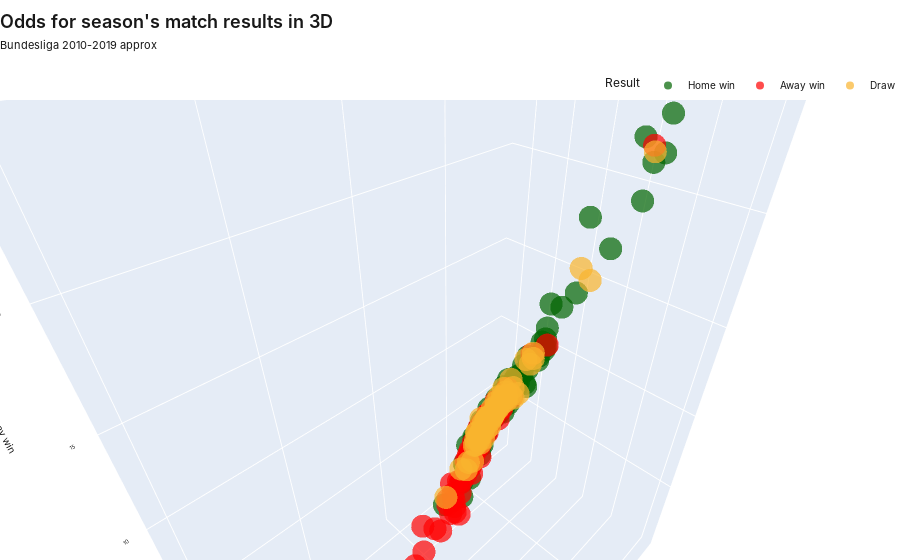

Notebook cell for this chart:
### Markdown cell above
### #1: As a 3D scatterplot

### Code cell
def make3DSCATTER(df):
    
    fig = px.scatter_3d(df, x='Odds home win', y='Odds draw', z='Odds away win', 
                        color='Result',
                        color_discrete_map={"Home win": f'rgb({colors["Home win"]["r"]},{colors["Home win"]["g"]},{colors["Home win"]["b"]})', \
                                            "Draw": f'rgb({colors["Draw"]["r"]},{colors["Draw"]["g"]},{colors["Draw"]["b"]})', \
                                            "Away win": f'rgb({colors["Away win"]["r"]},{colors["Away win"]["g"]},{colors["Away win"]["b"]})'
                                           },
                        opacity=0.7, 
                        hover_name=df['Description'], 
                        hover_data={'Result': False, 'Winning odds': False, 'Date': False, 'Matchday': False, 'Odds home win': False, 'Odds draw':False, 'Odds away win': False, })

    fig.update_layout(
        title_text='Distribution of odds (W/D/L), German Bundesliga 2019/20',
        height=1000,
        width=950, 
    )

    fig.update_layout(
        hoverlabel=dict(
            bgcolor="white",
            font_size=14,
            font_family="Arial", 
        )
    )

    headline, subhead, xaxes_title, yaxes_title, figHeight, marginTop, showLegend = f'Odds for season\'s match results in 3D', 'Bundesliga 2010-2019 approx', 'cutoff for bets placed (€)', 'R.O.I (%)', None, None, True
    customChartDefaultStyling.styling(fig, headline, subhead, xaxes_title, yaxes_title, figHeight, marginTop, showLegend)

    fig.update_layout(height=600, width=None)

    fig.show()
    
make3DSCATTER(df)

### Figure 1 — Plotly figure (JSON) as saved in the notebook; plotly's stock layout.template omitted (floating-point values rounded to 4 significant figures; data arrays with more than 128 entries replaced by an {"elided": "..."} marker saying what was removed)
{"data": [{"customdata": {"elided": "123x4 mixed values"}, "hovertemplate": "<b>%{hovertext}</b><br><br><extra></extra>", "hovertext": ["EIN 1 : 0 HOF ($2.11)", "LEV 3 : 2 PAD ($1.24)", "DOR 5 : 1 AUG ($1.15)", "FRE 3 : 0 MAI ($2.59)", "WOL 2 : 1 KOL ($2.06)", "DUS 2 : 0 KOL ($2.86)", "DOR 3 : 0 WOL ($1.53)", "EIN 5 : 1 MUN ($6.43)", "RBL 8 : 0 MAI ($1.34)", "UNI 1 : 0 HER ($2.61)", "HOF 3 : 0 PAD ($1.44)", "GLA 3 : 1 WER ($1.96)", "FRE 1 : 0 EIN ($2.81)", "MUN 4 : 0 DOR ($1.57)", "AUG 4 : 0 HER ($2.54)", "RBL 4 : 1 KOL ($1.42)", "UNI 2 : 0 GLA ($3.54)", "MAI 2 : 1 EIN ($2.9)", "GLA 4 : 2 FRE ($1.54)", "SCH 2 : 1 UNI ($1.7)", "UNI 2 : 0 KOL ($2.11)", "AUG 2 : 1 MAI ($2.18)", "LEV 2 : 1 SCH ($2.06)", "GLA 2 : 1 MUN ($5.21)", "DOR 5 : 0 DUS ($1.31)", "FRE 1 : 0 WOL ($3.18)", "RBL 3 : 1 HOF ($1.4)", "SCH 1 : 0 EIN ($1.89)", "WOL 2 : 1 GLA ($2.64)", "MUN 6 : 1 WER ($1.11)", "KOL 2 : 0 LEV ($3.81)", "HER 1 : 0 FRE ($1.93)", "GLA 2 : 0 PAD ($1.37)", "AUG 3 : 0 DUS ($1.89)", "DUS 2 : 1 UNI ($2.97)", "PAD 2 : 1 EIN ($3.16)", "MUN 2 : 0 WOL ($1.2)", "KOL 1 : 0 WER ($1.91)", "RBL 3 : 1 AUG ($1.25)", "HOF 2 : 1 DOR ($4.4)", "KOL 3 : 1 WOL ($3.12)", "RBL 3 : 1 UNI ($1.25)", "SCH 2 : 0 GLA ($2.68)", "LEV 3 : 0 DUS ($1.34)", "MUN 5 : 0 SCH ($1.17)", "GLA 3 : 1 MAI ($1.59)", "EIN 2 : 0 RBL ($4.49)", "UNI 2 : 0 AUG ($2.16)", "DOR 5 : 1 KOL ($1.27)", "RBL 2 : 1 EIN ($1.43)", "HOF 3 : 2 WER ($2.09)", "KOL 4 : 0 FRE ($1.99)", "AUG 2 : 1 WER ($2.16)", "DOR 5 : 0 UNI ($1.23)", "HOF 2 : 1 LEV ($3.09)", "LEV 4 : 3 DOR ($3.62)", "FRE 1 : 0 HOF ($2.68)", "EIN 5 : 0 AUG ($1.94)", "GLA 2 : 1 KOL ($1.91)", "RBL 3 : 0 WER ($1.25)", "DOR 4 : 0 EIN ($1.42)", "LEV 2 : 0 AUG ($1.51)", "WOL 4 : 0 MAI ($1.86)", "MUN 3 : 2 PAD ($1.05)", "DOR 1 : 0 FRE ($1.22)", "KOL 3 : 0 SCH ($2.17)", "MAI 2 : 0 PAD ($1.79)", "MUN 2 : 0 AUG ($1.1)", "LEV 4 : 0 EIN ($1.79)", "FRE 3 : 1 UNI ($2.36)", "DOR 4 : 0 SCH ($1.55)", "MUN 5 : 2 EIN ($1.13)", "HER 4 : 0 UNI ($2.34)", "DUS 2 : 1 SCH ($2.46)", "HOF 3 : 1 KOL ($2.39)", "GLA 4 : 1 UNI ($1.47)", "MUN 5 : 0 DUS ($1.08)", "HER 2 : 0 AUG ($1.77)", "EIN 2 : 1 DUS ($1.59)", "WER 3 : 2 AUG ($1.54)", "MUN 6 : 1 MAI ($1.09)", "SCH 3 : 0 HER ($2.07)", "UNI 3 : 1 DOR ($7.54)", "DOR 1 : 0 HER ($1.41)", "FRE 1 : 0 GLA ($4.76)", "MUN 2 : 1 GLA ($1.45)", "LEV 3 : 1 KOL ($1.53)", "EIN 2 : 1 SCH ($1.56)", "GLA 3 : 0 WOL ($2.3)", "FRE 2 : 1 HER ($2.53)", "UNI 1 : 0 PAD ($1.79)", "MUN 3 : 1 FRE ($1.28)", "HER 2 : 0 LEV ($5.72)", "HOF 4 : 0 UNI ($1.47)", "MAI 3 : 1 WER ($2.38)", "LEV 1 : 0 MAI ($1.37)", "GLA 2 : 1 HER ($1.42)", "EIN 3 : 2 PAD ($1.25)", "FRE 4 : 0 SCH ($2.08)", "UNI 3 : 0 DUS ($3.73)", "WER 6 : 1 KOL ($1.56)", "AUG 2 : 1 EIN ($3.76)", "DOR 4 : 0 LEV ($1.82)", "MAI 2 : 1 HER ($2.37)", "GLA 2 : 1 DUS ($1.75)", "LEV 2 : 0 UNI ($1.36)", "MUN 4 : 0 KOL ($1.11)", "HER 2 : 1 PAD ($1.61)", "SCH 2 : 1 MAI ($1.65)", "GLA 5 : 1 AUG ($1.54)", "WOL 1 : 0 UNI ($1.94)", "HER 3 : 1 DUS ($1.65)", "KOL 3 : 0 PAD ($1.7)", "HOF 2 : 0 SCH ($2.64)", "DOR 1 : 0 GLA ($1.55)", "DUS 1 : 0 MAI ($2.64)", "UNI 2 : 0 FRE ($2.62)", "EIN 3 : 0 LEV ($2.73)", "GLA 4 : 2 EIN ($2.08)", "MUN 2 : 1 UNI ($1.1)", "FRE 2 : 1 RBL ($4.72)", "PAD 2 : 0 DUS ($2.49)", "MAI 3 : 1 KOL ($2.55)"], "legendgroup": "Home win", "marker": {"color": "rgb(0,100,0)", "opacity": 0.7, "symbol": "circle"}, "mode": "markers", "name": "Home win", "scene": "scene", "showlegend": true, "type": "scatter3d", "x": [2.11, 1.24, 1.15, 2.59, 2.06, 2.86, 1.53, 6.43, 1.34, 2.61, 1.44, 1.96, 2.81, 1.57, 2.54, 1.42, 3.54, 2.9, 1.54, 1.7, 2.11, 2.18, 2.06, 5.21, 1.31, 3.18, 1.4, 1.89, 2.64, 1.11, 3.81, 1.93, 1.37, 1.89, 2.97, 3.16, 1.2, 1.91, 1.25, 4.4, 3.12, 1.25, 2.68, 1.34, 1.17, 1.59, 4.49, 2.16, 1.27, 1.43, 2.09, 1.99, 2.16, 1.23, 3.09, 3.62, 2.68, 1.94, 1.91, 1.25, 1.42, 1.51, 1.86, 1.05, 1.22, 2.17, 1.79, 1.1, 1.79, 2.36, 1.55, 1.13, 2.34, 2.46, 2.39, 1.47, 1.08, 1.77, 1.59, 1.54, 1.09, 2.07, 7.54, 1.41, 4.76, 1.45, 1.53, 1.56, 2.3, 2.53, 1.79, 1.28, 5.72, 1.47, 2.38, 1.37, 1.42, 1.25, 2.08, 3.73, 1.56, 3.76, 1.82, 2.37, 1.75, 1.36, 1.11, 1.61, 1.65, 1.54, 1.94, 1.65, 1.7, 2.64, 1.55, 2.64, 2.62, 2.73, 2.08, 1.1, 4.72, 2.49, 2.55], "y": [3.72, 6.47, 7.95, 3.27, 3.51, 3.4, 4.21, 5.45, 5.56, 3.35, 4.89, 3.85, 3.6, 4.6, 3.54, 4.82, 3.68, 3.74, 4.35, 3.8, 3.47, 3.69, 3.7, 4.91, 5.52, 3.39, 5.09, 3.87, 3.45, 10.16, 3.78, 3.61, 5.5, 3.74, 3.34, 3.89, 7.17, 3.85, 6.48, 4.24, 3.29, 6.29, 3.51, 5.3, 7.84, 4.41, 4.32, 3.47, 6.19, 4.85, 3.58, 3.63, 3.67, 6.49, 3.97, 4.26, 3.52, 3.62, 3.82, 6.57, 5.04, 4.62, 3.75, 14.22, 6.53, 3.63, 4.1, 10.28, 4.05, 3.22, 4.33, 9.17, 3.31, 3.29, 3.7, 4.41, 12.17, 3.86, 4.21, 4.37, 10.62, 3.5, 5.13, 4.93, 4.15, 4.85, 4.62, 4.23, 3.48, 3.52, 3.93, 6.15, 4.76, 4.71, 3.53, 5.6, 4.96, 6.46, 3.61, 3.34, 4.56, 3.91, 3.96, 3.47, 3.87, 5.26, 9.76, 4.38, 4.05, 4.41, 3.42, 4.12, 4.36, 3.53, 4.49, 3.53, 3.34, 3.72, 3.75, 10.66, 4.01, 3.75, 3.6], "z": [3.25, 10.66, 18.02, 2.77, 3.55, 2.44, 6.13, 1.4, 8.09, 2.69, 6.41, 3.55, 2.38, 5, 2.64, 6.95, 2, 2.27, 5.73, 4.97, 3.44, 3.08, 3.35, 1.52, 9, 2.26, 6.95, 3.77, 2.59, 19.4, 1.91, 3.89, 7.03, 3.91, 2.4, 2.08, 12.97, 3.71, 10.15, 1.7, 2.32, 10.36, 2.52, 8.26, 14.08, 5.05, 1.67, 3.3, 9.37, 6.77, 3.39, 3.63, 3.14, 11.37, 2.09, 1.85, 2.52, 3.82, 3.75, 10.24, 6.59, 5.61, 4.04, 32.91, 12.88, 3.17, 4.03, 21, 4.05, 3.14, 5.59, 16.91, 3.1, 2.91, 2.74, 6.75, 24.99, 4.37, 5.42, 5.81, 22.88, 3.54, 1.38, 7.23, 1.66, 6.39, 5.47, 5.75, 3.04, 2.67, 4.14, 9.05, 1.5, 6.27, 2.86, 6.86, 6.9, 9.91, 3.36, 2.05, 5.19, 1.89, 4.01, 2.92, 4.5, 7.66, 21.87, 4.89, 5.02, 5.76, 4.08, 4.89, 4.23, 2.55, 5.36, 2.55, 2.69, 2.39, 3.26, 21.45, 1.69, 2.59, 2.62]}, {"customdata": {"elided": "115x4 mixed values"}, "hovertemplate": "<b>%{hovertext}</b><br><br><extra></extra>", "hovertext": ["UNI 0 : 4 RBL ($1.73)", "WER 1 : 3 DUS ($4.74)", "AUG 2 : 3 SCH ($1.8)", "LEV 1 : 2 GLA ($3.82)", "WOL 0 : 2 LEV ($2.21)", "HER 2 : 4 RBL ($1.72)", "MAI 2 : 3 UNI ($3.05)", "PAD 0 : 1 AUG ($2.62)", "KOL 1 : 2 HOF ($2.92)", "HOF 1 : 5 MAI ($4.79)", "DUS 0 : 4 MUN ($1.23)", "EIN 0 : 2 WOL ($3.43)", "WER 1 : 2 SCH ($2.57)", "WOL 2 : 3 WER ($3.36)", "MUN 1 : 2 LEV ($10.33)", "HER 1 : 2 DOR ($1.74)", "PAD 2 : 3 RBL ($1.33)", "WER 0 : 1 PAD ($5.62)", "DUS 0 : 3 RBL ($1.42)", "MAI 0 : 4 DOR ($1.49)", "HOF 2 : 4 AUG ($3.71)", "LEV 0 : 1 HER ($6.06)", "EIN 2 : 4 KOL ($3.87)", "FRE 1 : 3 MUN ($1.2)", "UNI 0 : 2 HOF ($2.88)", "WER 0 : 5 MAI ($4.45)", "MAI 0 : 1 LEV ($1.96)", "HER 0 : 4 MUN ($1.25)", "PAD 1 : 4 LEV ($1.64)", "AUG 3 : 5 DOR ($1.55)", "DUS 0 : 1 WER ($2.58)", "HOF 1 : 2 EIN ($2.79)", "MAI 1 : 2 FRE ($3.15)", "WER 0 : 3 HOF ($2.73)", "FRE 0 : 2 PAD ($4.44)", "WOL 1 : 2 HER ($4.78)", "HER 0 : 3 WOL ($2.79)", "DUS 1 : 3 LEV ($1.63)", "MAI 1 : 3 GLA ($2.59)", "PAD 1 : 3 FRE ($2.81)", "SCH 0 : 3 MUN ($1.33)", "KOL 1 : 3 DOR ($1.51)", "PAD 2 : 4 WOL ($1.91)", "MAI 1 : 3 MUN ($1.14)", "HER 1 : 3 MAI ($3.61)", "WER 0 : 2 UNI ($3.37)", "KOL 1 : 4 MUN ($1.29)", "DUS 1 : 4 GLA ($1.84)", "HOF 2 : 3 WOL ($2.85)", "PAD 1 : 2 HER ($2.74)", "UNI 2 : 3 LEV ($2.22)", "EIN 1 : 2 UNI ($4.27)", "FRE 0 : 2 DUS ($3.96)", "HER 0 : 5 KOL ($2.74)", "SCH 0 : 5 RBL ($1.8)", "WER 0 : 2 DOR ($1.39)", "AUG 2 : 3 GLA ($1.84)", "HOF 0 : 6 MUN ($1.33)", "WER 0 : 3 EIN ($2.39)", "GLA 1 : 2 DOR ($2.08)", "PAD 1 : 2 KOL ($2.09)", "WER 1 : 4 LEV ($1.85)", "UNI 0 : 2 MUN ($1.17)", "AUG 1 : 2 WOL ($2.14)", "EIN 1 : 3 GLA ($2.38)", "HOF 0 : 3 HER ($3.14)", "MAI 0 : 5 RBL ($1.37)", "SCH 0 : 3 AUG ($3.78)", "GLA 1 : 3 LEV ($2.64)", "FRE 0 : 1 WER ($3.34)", "WOL 0 : 2 DOR ($1.89)", "LEV 1 : 4 WOL ($4.8)", "DOR 0 : 1 MUN ($1.8)", "KOL 2 : 4 RBL ($1.51)", "PAD 1 : 6 DOR ($1.3)", "MAI 0 : 1 HOF ($2.72)", "SCH 0 : 1 WER ($2.73)", "WOL 1 : 2 EIN ($3.59)", "FRE 0 : 1 LEV ($1.72)", "FRE 1 : 2 KOL ($2.66)", "GLA 1 : 3 RBL ($2.19)", "WER 0 : 1 WOL ($1.94)", "LEV 2 : 4 MUN ($1.34)", "EIN 0 : 2 MAI ($3.67)", "MAI 0 : 1 AUG ($3.66)", "DUS 0 : 1 DOR ($1.4)", "KOL 1 : 2 UNI ($3.67)", "HER 1 : 4 EIN ($3.19)", "PAD 1 : 5 WER ($1.89)", "HOF 0 : 2 RBL ($1.37)", "AUG 1 : 3 HOF ($2.12)", "DOR 0 : 2 MAI ($9.26)", "WER 0 : 1 MUN ($1.17)", "PAD 1 : 3 GLA ($1.2)", "RBL 0 : 2 DOR ($3.07)", "SCH 1 : 4 WOL ($1.51)", "AUG 1 : 2 RBL ($1.42)", "DOR 0 : 4 HOF ($3.62)", "WOL 0 : 4 MUN ($1.57)", "HOF 0 : 3 FRE ($3.89)", "PAD 1 : 5 SCH ($2.25)", "KOL 0 : 1 GLA ($3.11)", "UNI 1 : 2 WER ($2.8)", "WER 0 : 3 RBL ($1.75)", "DUS 1 : 2 FRE ($2.72)", "KOL 0 : 4 HER ($3.34)", "AUG 0 : 3 LEV ($1.73)", "HOF 0 : 3 GLA ($2.52)", "MAI 0 : 1 WOL ($2.44)", "PAD 2 : 3 MUN ($1.11)", "RBL 1 : 3 SCH ($5.51)", "UNI 1 : 2 EIN ($2.38)", "MUN 1 : 2 HOF ($21.63)", "PAD 1 : 2 MAI ($2.6)", "HER 2 : 3 HOF ($3.27)"], "legendgroup": "Away win", "marker": {"color": "rgb(255,0,0)", "opacity": 0.7, "symbol": "circle"}, "mode": "markers", "name": "Away win", "scene": "scene", "showlegend": true, "type": "scatter3d", "x": [4.53, 1.68, 4.16, 1.88, 3.14, 4.35, 2.36, 2.51, 2.29, 1.69, 11.23, 2.09, 2.68, 2.09, 1.24, 4.3, 7.44, 1.51, 6.67, 5.86, 1.91, 1.51, 1.91, 11.15, 2.38, 1.69, 3.49, 10.37, 4.62, 5.24, 2.62, 2.36, 2.2, 2.43, 1.7, 1.73, 2.48, 4.75, 2.65, 2.35, 9.37, 5.83, 3.74, 15.55, 2.03, 2.15, 8.85, 4.11, 2.44, 2.54, 3.14, 1.81, 1.88, 2.58, 4.1, 6.93, 3.93, 7.38, 2.9, 3.27, 3.16, 3.94, 15.04, 3.37, 2.86, 2.19, 7.38, 1.99, 2.47, 2.11, 3.89, 1.66, 3.72, 5.65, 8.99, 2.41, 2.63, 1.97, 4.51, 2.58, 3.07, 3.83, 7.69, 1.92, 2.04, 7.15, 2.04, 2.13, 3.74, 7.21, 3.14, 1.3, 14.8, 12.07, 2.21, 6.26, 6.33, 1.87, 4.88, 1.92, 3.04, 2.2, 2.37, 4.12, 2.53, 2.12, 4.27, 2.69, 2.8, 20.15, 1.57, 2.88, 1.1, 2.46, 2.09], "y": [3.95, 4.08, 3.89, 3.85, 3.55, 4.14, 3.31, 3.66, 3.66, 3.95, 6.69, 3.54, 3.44, 3.6, 6.62, 4.06, 5.89, 4.77, 4.97, 4.75, 3.85, 4.41, 3.7, 7.72, 3.5, 4.23, 3.92, 6.44, 4.4, 4.6, 3.5, 3.64, 3.54, 3.63, 4.15, 3.78, 3.41, 4.4, 3.45, 3.69, 5.27, 4.59, 3.82, 9, 3.51, 3.44, 6.17, 3.77, 3.41, 3.4, 3.55, 3.73, 3.7, 3.31, 3.93, 5.29, 3.97, 6.15, 3.44, 3.78, 3.87, 3.89, 7.87, 3.48, 3.53, 3.59, 5.24, 3.51, 3.71, 3.59, 3.79, 4.16, 4.38, 4.68, 5.85, 3.68, 3.26, 3.75, 4.03, 3.43, 3.71, 3.65, 5.78, 3.85, 3.44, 5.02, 3.45, 3.69, 3.91, 5.62, 3.8, 5.74, 7.87, 7.37, 3.66, 4.43, 5.21, 4.15, 4.77, 3.66, 3.59, 3.62, 3.66, 4.19, 3.43, 3.55, 4.18, 3.52, 3.48, 10.31, 4.28, 3.5, 10.17, 3.8, 3.7], "z": [1.73, 4.74, 1.8, 3.82, 2.21, 1.72, 3.05, 2.62, 2.92, 4.79, 1.23, 3.43, 2.57, 3.36, 10.33, 1.74, 1.33, 5.62, 1.42, 1.49, 3.71, 6.06, 3.87, 1.2, 2.88, 4.45, 1.96, 1.25, 1.64, 1.55, 2.58, 2.79, 3.15, 2.73, 4.44, 4.78, 2.79, 1.63, 2.59, 2.81, 1.33, 1.51, 1.91, 1.14, 3.61, 3.37, 1.29, 1.84, 2.85, 2.74, 2.22, 4.27, 3.96, 2.74, 1.8, 1.39, 1.84, 1.33, 2.39, 2.08, 2.09, 1.85, 1.17, 2.14, 2.38, 3.14, 1.37, 3.78, 2.64, 3.34, 1.89, 4.8, 1.8, 1.51, 1.3, 2.72, 2.73, 3.59, 1.72, 2.66, 2.19, 1.94, 1.34, 3.67, 3.66, 1.4, 3.67, 3.19, 1.89, 1.37, 2.12, 9.26, 1.17, 1.2, 3.07, 1.51, 1.42, 3.62, 1.57, 3.89, 2.25, 3.11, 2.8, 1.75, 2.72, 3.34, 1.73, 2.52, 2.44, 1.11, 5.51, 2.38, 21.63, 2.6, 3.27]}, {"customdata": {"elided": "68x4 str values"}, "hovertemplate": "<b>%{hovertext}</b><br><br><extra></extra>", "hovertext": ["GLA 0 : 0 SCH ($3.44)", "MUN 2 : 2 HER ($7.9)", "WER 2 : 2 FRE ($3.82)", "SCH 3 : 3 DUS ($3.91)", "LEV 1 : 1 FRE ($4.57)", "DOR 3 : 3 PAD ($8.45)", "KOL 1 : 1 AUG ($3.73)", "HOF 1 : 1 DUS ($3.84)", "EIN 2 : 2 HER ($3.97)", "PAD 1 : 1 UNI ($3.58)", "WOL 1 : 1 SCH ($3.5)", "DOR 3 : 3 RBL ($3.77)", "HER 0 : 0 GLA ($3.49)", "SCH 2 : 2 FRE ($3.62)", "AUG 1 : 1 UNI ($3.36)", "DUS 1 : 1 EIN ($3.68)", "RBL 2 : 2 GLA ($4.46)", "HER 0 : 0 SCH ($3.29)", "MUN 0 : 0 RBL ($5.16)", "SCH 1 : 1 PAD ($4.26)", "WOL 1 : 1 DUS ($4.16)", "MAI 0 : 0 SCH ($3.47)", "AUG 1 : 1 FRE ($3.55)", "GLA 1 : 1 HOF ($4.44)", "RBL 1 : 1 LEV ($4.69)", "UNI 2 : 2 WOL ($3.29)", "DUS 3 : 3 HER ($3.44)", "MAI 1 : 1 DUS ($3.79)", "HER 2 : 2 WER ($3.5)", "SCH 1 : 1 HOF ($3.48)", "WOL 0 : 0 RBL ($3.64)", "KOL 2 : 2 MAI ($3.84)", "DUS 0 : 0 PAD ($3.56)", "RBL 1 : 1 FRE ($5.41)", "KOL 2 : 2 DUS ($3.9)", "PAD 1 : 1 HOF ($3.82)", "AUG 0 : 0 PAD ($3.74)", "RBL 2 : 2 HER ($5.87)", "UNI 1 : 1 MAI ($3.44)", "EIN 3 : 3 FRE ($3.57)", "WER 0 : 0 GLA ($4.12)", "LEV 0 : 0 HOF ($4.88)", "WOL 1 : 1 PAD ($4.78)", "AUG 1 : 1 KOL ($3.54)", "UNI 1 : 1 SCH ($3.13)", "DUS 2 : 2 HOF ($3.52)", "RBL 1 : 1 PAD ($10.25)", "SCH 1 : 1 LEV ($4.84)", "WOL 2 : 2 FRE ($4.23)", "RBL 2 : 2 DUS ($5.83)", "DUS 1 : 1 AUG ($3.8)", "KOL 1 : 1 EIN ($3.8)", "RBL 1 : 1 MUN ($4.24)", "DUS 1 : 1 WOL ($3.65)", "WOL 1 : 1 HOF ($3.7)", "EIN 2 : 2 DOR ($4.37)", "FRE 1 : 1 AUG ($3.74)", "DOR 2 : 2 WER ($5.72)", "EIN 2 : 2 WER ($3.75)", "LEV 1 : 1 RBL ($3.67)", "FRE 2 : 2 DOR ($4.11)", "SCH 1 : 1 KOL ($4.28)", "AUG 2 : 2 MUN ($8.92)", "RBL 1 : 1 WOL ($4.34)", "WER 1 : 1 HER ($3.54)", "WOL 0 : 0 AUG ($4.14)", "LEV 2 : 2 WER ($4.09)", "SCH 0 : 0 DOR ($3.49)"], "legendgroup": "Draw", "marker": {"color": "rgb(249,180,45)", "opacity": 0.7, "symbol": "circle"}, "mode": "markers", "name": "Draw", "scene": "scene", "showlegend": true, "type": "scatter3d", "x": [2.18, 1.17, 1.87, 1.65, 1.45, 1.15, 1.97, 1.77, 1.77, 2.77, 2.07, 2.2, 2.87, 1.87, 2.35, 3.35, 1.56, 2.83, 1.44, 1.58, 1.55, 2.66, 2.1, 1.58, 1.51, 2.87, 2.2, 1.92, 2.25, 2.66, 3.44, 1.83, 2.16, 1.33, 1.78, 3.1, 1.94, 1.3, 2.33, 2.04, 4.48, 1.5, 1.45, 2.87, 2.33, 2.45, 1.1, 7.14, 1.6, 1.29, 1.74, 2.78, 4.24, 3.07, 2.07, 4.93, 1.9, 1.31, 1.98, 2.39, 5.13, 1.62, 17.84, 1.54, 2.31, 1.6, 1.69, 3.16], "y": [3.44, 7.9, 3.82, 3.91, 4.57, 8.45, 3.73, 3.84, 3.97, 3.58, 3.5, 3.77, 3.49, 3.62, 3.36, 3.68, 4.46, 3.29, 5.16, 4.26, 4.16, 3.47, 3.55, 4.44, 4.69, 3.29, 3.44, 3.79, 3.5, 3.48, 3.64, 3.84, 3.56, 5.41, 3.9, 3.82, 3.74, 5.87, 3.44, 3.57, 4.12, 4.88, 4.78, 3.54, 3.13, 3.52, 10.25, 4.84, 4.23, 5.83, 3.8, 3.8, 4.24, 3.65, 3.7, 4.37, 3.74, 5.72, 3.75, 3.67, 4.11, 4.28, 8.92, 4.34, 3.54, 4.14, 4.09, 3.49], "z": [3.34, 15.45, 3.9, 5.18, 6.84, 15.02, 3.62, 4.42, 4.26, 2.42, 3.51, 2.99, 2.39, 4.13, 3.03, 2.07, 5.37, 2.52, 6.09, 5.35, 5.94, 2.56, 3.4, 5.13, 5.76, 2.5, 3.27, 3.74, 3.11, 2.57, 2.06, 4.06, 3.26, 8.73, 4.25, 2.13, 3.68, 9.04, 2.99, 3.57, 1.71, 5.59, 6.33, 2.37, 3.27, 2.77, 21.4, 1.42, 5.3, 9.38, 4.7, 2.31, 1.73, 2.21, 3.34, 1.61, 3.86, 8.55, 3.54, 2.76, 1.63, 5.03, 1.13, 5.77, 2.97, 5.36, 4.61, 2.22]}], "layout": {"autosize": true, "font": {"color": "rgba(24,24,24,1)", "family": "Manrope, Sohne, Inter, Arial", "size": 8}, "hoverlabel": {"bgcolor": "white", "font": {"family": "Arial", "size": 14}}, "legend": {"font": {"color": "#181818", "size": 10}, "orientation": "h", "title": {"text": "Result"}, "tracegroupgap": 0, "x": 1, "xanchor": "right", "y": 1, "yanchor": "bottom"}, "margin": {"b": 0, "l": 0, "r": 0}, "paper_bgcolor": "rgba(255,255,255,0)", "plot_bgcolor": "rgba(255,255,255,0)", "scene": {"aspectmode": "auto", "aspectratio": {"x": 1.011, "y": 0.5872, "z": 1.684}, "camera": {"center": {"x": 0, "y": 0, "z": 0}, "eye": {"x": 0.5519, "y": 0.5519, "z": 0.5519}, "projection": {"type": "perspective"}, "up": {"x": 0, "y": 0, "z": 1}}, "domain": {"x": [0, 1], "y": [0, 1]}, "xaxis": {"title": {"text": "Odds home win"}, "type": "linear"}, "yaxis": {"title": {"text": "Odds draw"}, "type": "linear"}, "zaxis": {"title": {"text": "Odds away win"}, "type": "linear"}}, "showlegend": true, "title": {"font": {"color": "#181818", "family": "Test Söhne, Sohne, Manrope, Inter, Arial", "size": 16}, "text": "<span style=\"font-size: 18px; font-weight:600\">Odds for season's match results in 3D</span><br><span style=\"font-family: Manrope, Sohne, Inter, Arial; font-size: 11px\">Bundesliga 2010-2019 approx</span>", "x": 0, "xanchor": "left", "y": 0.95, "yanchor": "top"}, "xaxis": {"gridcolor": "rgba(245,245,245,1)", "gridwidth": 1, "linecolor": "rgba(24,24,24,1)", "linewidth": 1, "mirror": false, "showgrid": false, "showline": true, "tickangle": -90, "tickfont": {"size": 6}, "title": {"text": "cutoff for bets placed (€)"}}, "yaxis": {"gridcolor": "rgba(245,245,245,1)", "gridwidth": 1, "linecolor": "rgba(24,24,24,1)", "linewidth": 1, "mirror": false, "showgrid": true, "showline": false, "tickfont": {"size": 6}, "ticklabelposition": "inside top", "title": {"text": "R.O.I (%)"}}}}
